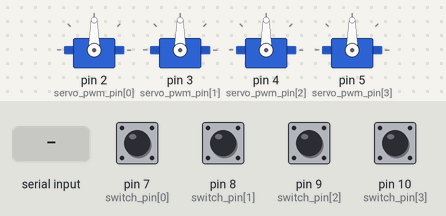
Bench run of a sketch on a simulated Arduino Nano, built with avr-gcc and run on an emulated ATmega328P. On the bench: 4 × servo. The inputs (shaded band) are chosen by the test bench; at power-on: pin 7 (switch_pin[0]), pin 8 (switch_pin[1]), pin 9 (switch_pin[2]), pin 10 (switch_pin[3]) HIGH.

Above: at 1.2 s.
1.3 s: pin 7 (switch_pin[0]) pulled LOW for 0.15 s
At 1.37 s:
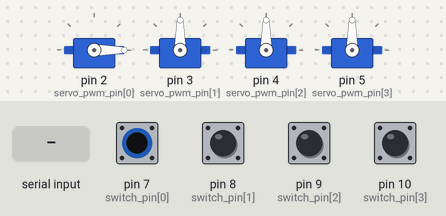
2.9 s: pin 8 (switch_pin[1]) pulled LOW for 0.15 s
At 2.97 s:
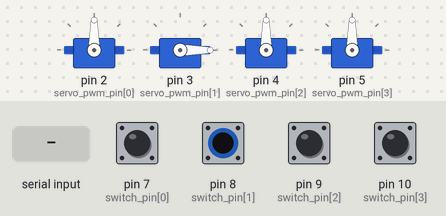
4.5 s: pin 9 (switch_pin[2]) pulled LOW for 0.15 s
At 4.57 s:
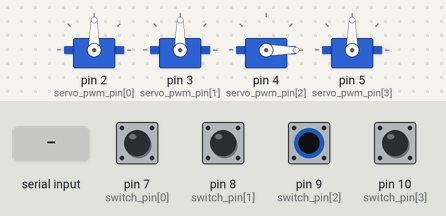
6.1 s: pin 10 (switch_pin[3]) pulled LOW for 0.15 s
At 6.17 s:
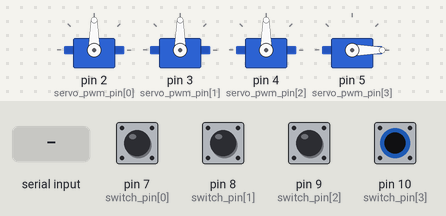
9.2 s: "close\n" received over Serial
At 10.4 s:
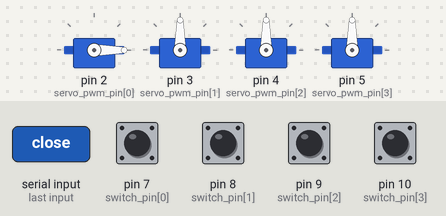
Timing chart, 0 to 11.7 s (numbered marks = the images above; inputs shaded):
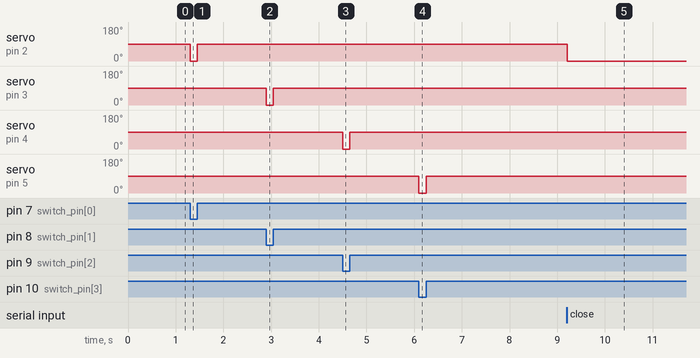

Measured:
- after the input at 1.3 s, servo on pin 2 (servo_pwm_pin[0]): 90° → 0° at once, → 90° 0.15 s later
- after the input at 2.9 s, servo on pin 3 (servo_pwm_pin[1]): 90° → 0° at once, → 90° 0.15 s later
- after the input at 4.5 s, servo on pin 4 (servo_pwm_pin[2]): 90° → 0° at once, → 90° 0.15 s later
- after the input at 6.1 s, servo on pin 5 (servo_pwm_pin[3]): 90° → 0° at once, → 90° 0.15 s later
- after the input at 9.2 s, servo on pin 2 (servo_pwm_pin[0]): 90° → 0° at once

The sketch:

shutter_arduino.ino
```cpp
// Optical Shutter System
// MS18 * 5
// 2021/5/20 M. Endo: initial code
// 2021/9/14 Ruofan He: serial communication
// Arduino nano


#include "Servo.h"

int split(const String data,const char delimiter,String *dst){
    int index = 0;
    int arraySize = (sizeof(data)/sizeof((data)[0]));
    int datalength = data.length();
    for (int i = 0; i < datalength; i++) {
        char tmp = data.charAt(i);
        if ( tmp == delimiter ) {
            if (dst[index].length()) index++;
            if ( index > (arraySize - 1)) return -1;
        }
        else dst[index] += tmp;
    }
    return (index + 1);
}

int servo_num = 4;
Servo servo_handler[4];
int servo_pwm_pin[] = {2,3,4,5}; //もしかしたらpin6も可能かも?知らないけど。
int switch_pin[]    = {7,8,9,10};
int switch_mode[4] = {2,2,2,2}; //mode: 0 off, 1 on, 2 初期化前
int servo_mode[4] = {0,0,0,0}; //mode: 0 off, 1 on
int servo_manual_con[] = {1,1,1,1};
String serial_number = "test_serial";

void setup() {
  Serial.begin(9600); // opens serial port, sets data rate to 9600 bps

  for (int i = 0; i < servo_num; i++){
    servo_handler[i].attach(servo_pwm_pin[i], 500, 2400);
    pinMode(switch_pin[i], INPUT_PULLUP);
    check_switch(i);
  }
}

void loop(){
  for (int i = 0; i < servo_num; i++){
    check_switch(i);
  }
}

void check_switch(const int id) {
  auto switch_current = digitalRead(switch_pin[id]);
  bool mode_changed = false;
  if(switch_current != switch_mode[id]){
    switch_mode[id] = switch_current;
    servo_manual_con[id] = 1;
    mode_changed = true;
  }
  if(servo_manual_con[id] && (mode_changed || switch_mode[id] != servo_mode[id])){
    if (switch_mode[id] == LOW)servo_close(id);
    else servo_open(id);

    servo_mode[id] = switch_mode[id];
  }
}


void serialEvent(){
  if (Serial.available() > 0){
    String buffer = Serial.readStringUntil('\n');
    String lines[10];
    int lines_num = split(buffer, ';', lines);
    for(int i=0; i< lines_num; i++){
      String line_div[10];
      int line_div_num = split(lines[i], ':', line_div);
      if(line_div_num>2){
        Serial.println("syntax error: "+lines[i]);
        continue;
      }
      String cmd = line_div[0];
      String target = line_div[1];

      operation_manage(cmd,target);
    }
  }
}

void operation_manage(const String cmd, const String target){
  if(cmd == "read_switch_mode"){
    read_switch_mode();
    return;
  }
  if(cmd == "read_servo_mode"){
    read_servo_mode();
    return;
  }
  if(cmd == "open" || cmd == "close"){
    remote_control(cmd, target);
    return;
  }
  if(cmd == "set_to_switch"){
    switch_control(target);
    return;
  }
  if(cmd == "read_serial_num"){
    read_serial_num();
    return;
  }
}

void read_switch_mode(){
  String buffer = "";
  for(int i=0;i<servo_num; i++){
    buffer += String(switch_mode[i]) + " ";
  }
  Serial.println(buffer);
}

void read_servo_mode(){
  String buffer = "";
  for(int i=0;i<servo_num; i++){
    buffer += String(servo_mode[i]) + " ";
  }
  Serial.println(buffer);
}

void remote_control(const String cmd, const String target){
  String target_div[10];
  int target_div_num = split(target, ' ', target_div);
  for(int i=0; i< target_div_num; i++){
    auto id =target_div[i].toInt();
    if(id <0 || id >=servo_num) continue;
    servo_manual_con[id] = 0;
    if(cmd=="open"){
      servo_mode[id] = 1;
      servo_open(id);
    }
    if(cmd=="close"){
      servo_mode[id] = 0;
      servo_close(id);
    }
  }
}

void switch_control(const String target){
  String target_div[10];
  int target_div_num = split(target, ' ', target_div);
  for(int i=0; i< target_div_num; i++){
    auto id =target_div[i].toInt();
    if(id <0 || id >=servo_num) continue;
    servo_manual_con[id] = 1;
    check_switch(id);
  }
}

void servo_open(const int id){
  servo_handler[id].write(90);
}

void servo_close(const int id){
  servo_handler[id].write(0);
}

void read_serial_num(){
  Serial.println(serial_number);
}
```
